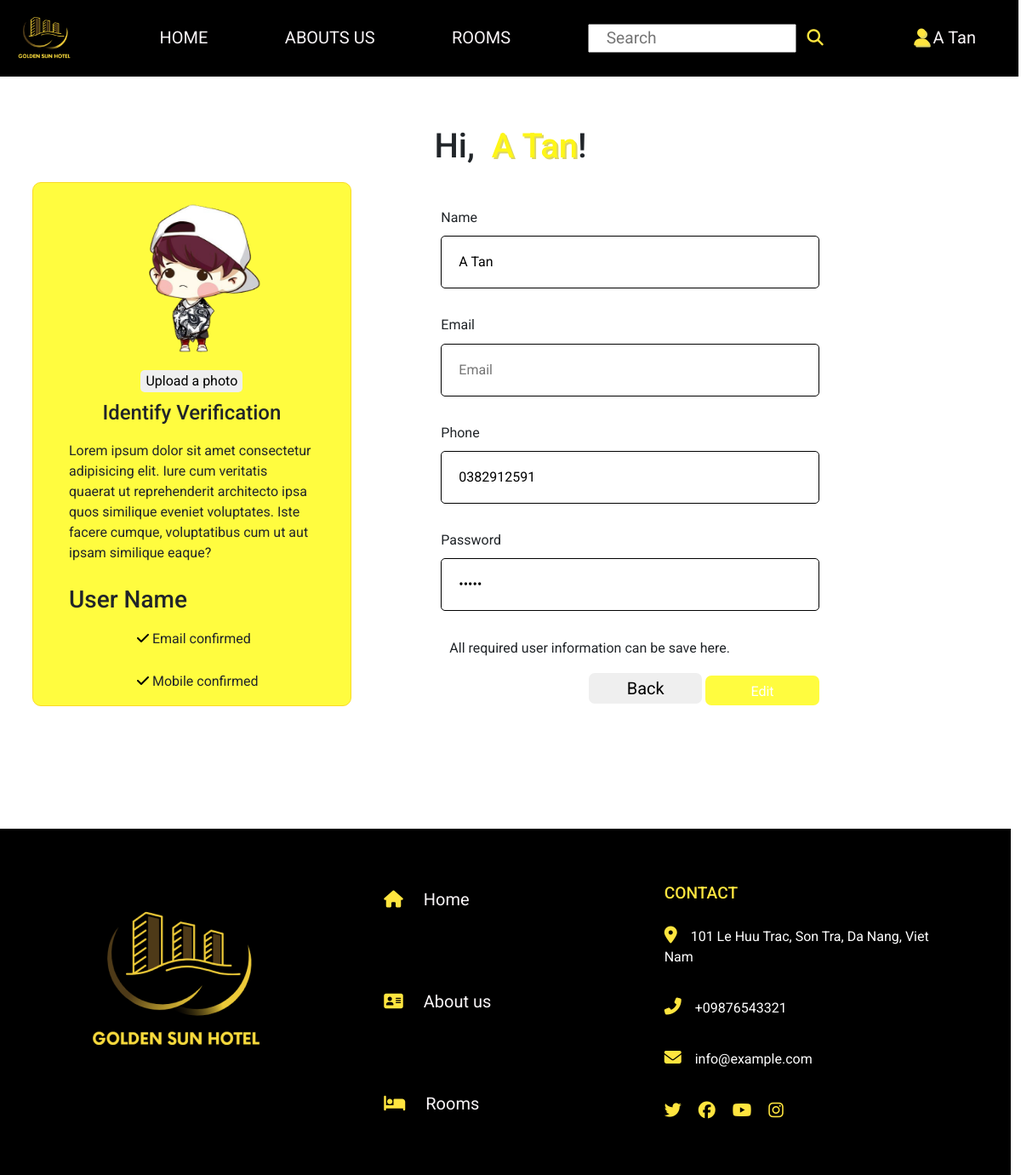
/index.php?controller=users&action=personal_information (signed in), run on the app's committed database.
### tables this page shows
CREATE TABLE `users` (
  `id` int(11) NOT NULL,
  `name` varchar(50) NOT NULL,
  `avatar` varchar(255) DEFAULT NULL,
  `email` varchar(100) NOT NULL,
  `birthday` date NOT NULL,
  `phone` varchar(20) NOT NULL,
  `password` varchar(255) NOT NULL,
  `role` int(11) NOT NULL,
  `status` int(11) NOT NULL,
  `gender` varchar(50) DEFAULT NULL,
  `updated_at` timestamp NOT NULL DEFAULT current_timestamp() ON UPDATE current_timestamp(),
  `created_at` timestamp NOT NULL DEFAULT current_timestamp()
);

### controllers/web/UserController.php (called while the page is built, shortened)
<?php
include_once 'models/UserModel.php';
class UserController
{
    private $model;
    private $libs;
    public function __construct()
    {
        $this->model = new UserModel();
        $this->libs = new LibCommon();
    }
    function handleRequest()
    {
        $action = isset($_GET['action']) ? $_GET['action'] : 'profile';
        if (isset($_SESSION['login']) && $_SESSION['login']['role'] == '2') {
            $userId = $_SESSION['login']['id'];
        } else {
            $userId = Null;
        }
        switch ($action) {
            case 'personal_information':
                $this->getPersonalInformation($userId);
                break;
        }
    }
    private function getPersonalInformation($userId)
    {
        if ($userId) {
            $query = $this->model->getUser($userId);
            $user = $query->fetch_assoc();
            include 'views/web/users/personal_information.view.php';
        } else {
            $this->libs->redirectPage('index.php?controller=auth&action=login');
        }
    }
}

### routes/web.route.php (called while the page is built, shortened)
<?php
include 'controllers/web/UserController.php';
$controller = isset($_GET['controller']) ? $_GET['controller'] : 'index';
$routes = [
    'index' => 'HomeController',
    'about' => 'aboutcontroller',
    'detail' => 'detailcontroller',
    'bookings' => 'bookingcontroller',
    'payments' => 'PaymentController',
    'rooms' => 'RoomController',
    'auth' => 'AuthController',
    'users' => 'UserController'
];
if (array_key_exists($controller, $routes)) {
    $admin = new $routes[$controller];
    $admin->handleRequest();
} else {
    http_response_code(404);
    require 'views/errors/404.php';
    die();
}

### index.php (called while the page is built, shortened)
<?php
require 'routes/web.route.php';

### config/database.php (called while the page is built, shortened)
<?php
class ConnectDB {
    private $server = 'localhost';
    private $username = 'root';
    private $password = '';
    private $database = 'hotel_management';
    protected function connect() {
        $connect = mysqli_connect($this->server,
            $this->username,
            $this->password,
            $this->database);
        mysqli_set_charset($connect,"utf8");
        return $connect;
    }
}
?>

### models/UserModel.php (called while the page is built, shortened)
<?php
include_once 'config/database.php';
class UserModel extends ConnectDB
{
    function getUser($id) {
        $sql = "SELECT * FROM users WHERE id = $id";
        return mysqli_query($this->connect(),$sql);
    }
}
?>

### views/web/users/personal_information.view.php (the view, shortened to what this page needs)
<?php include "./views/web/partials/header.view.php" ?>
<body>
    <form action="" method="POST">
        <div class="contents" style="margin-bottom: 20px;">
            <h1>Hi, <span id="content_profile-username"><?php echo $user['name'] ?></span>!</h1>
            <div class="row content_profile-usernames">
                <div class="col-lg-4 content_profile-usernames-about">
                    <div class="edit-avata-user">
                        <img id="avata-user" src="assets/uploads/users/<?php echo $user['avatar'] ?>" alt="ảnh đại diện">
                    </div>
                    <div class="edit-avata-user">
                        <button id="profile-edit-avata">Upload a photo</button>
                    </div>
                    <h4>Identify Verification</h4>
                    <p style="padding-left: 30px; padding-right:30px;">Lorem ipsum dolor sit amet consectetur adipisicing elit. Iure cum veritatis quaerat ut reprehenderit architecto ipsa quos similique eveniet voluptates. Iste facere cumque, voluptatibus cum ut aut ipsam similique eaque?</p>
                    <h3 id="profile-user-name" style="padding-left: 30px;">User Name</h3>
                    <p style="padding-left: 30px;">
                        <i class="fa-solid fa-check"></i>
                        Email confirmed
                    </p>
                    <p style="padding-left: 30px;">
                        <i class="fa-solid fa-check"></i>
                        Mobile confirmed
                    </p>
                </div>
                <div class="col-lg-1"></div>
                <div class="col-lg-5 content_profile-username-email-password" style="margin-top: 30px;">
                    <label for="">Name</label>
                    <input type="text" class="form-input-profile" name="user-name" id="user_name" style="padding-left: 20px;" placeholder="User name" value="<?php echo $user['name'] ?>" readonly>
                    <label for="">Email</label>
                    <input type="text" class="form-input-profile" name="email" id="email11" style="padding-left: 20px;" placeholder="Email" value="<?php echo $user['email'] ?>" readonly>
                    <label for="">Phone</label>
                    <input type="tel" class="form-input-profile" name="phonenumber" id="user_phonenumber" style="padding-left: 20px;" placeholder="Phonenumber" value="<?php echo $user['phone'] ?>" readonly>
                    <label for="">Password</label>
                    <input type="password" class="form-input-profile" name="password" id="user_password" style="padding-left: 20px;" placeholder="**********" value="<?php echo $user['password'] ?>" readonly>
                    <p>All required user information can be save here.</p>
                    <div class="profile-back-edit">
                        <a href="index.php?controller=users&action=profile"><button id="profile-back">Back</button></a>
                        <button id="profile-edit" class="btn btn-primary" data-bs-toggle="modal" data-bs-target="#exampleModal" data-bs-whatever="@mdo">Edit</button>
                    </div>
                </div>
            </div>
        </div>
        <div id="pp" style="height: 114px;"> </div>
    </form>
</body>
<?php include "./views/web/partials/footer.view.php" ?>

### assets/web/css/header.footer.css.php (style rules this page uses)
body { margin: 0; padding: 0; font-family: 'Roboto', sans-serif; }
a { color: #f9f5f7; font-family: 'Roboto', sans-serif; font-size: 20px; font-style: normal; font-weight: 400; line-height: normal; text-decoration: none; }

### assets/web/css/home.css.php (style rules this page uses)
.row { padding: 10px; margin-top: 20px; }
.fa-solid { margin-left: 80px; color: black; }

### assets/web/css/personal_information.css.php (style rules this page uses)
h4 { text-align: center; }
p { padding-left: 10px; }
span { padding-left: 10px; text-shadow: 2px 2px rgb(221, 213, 101); }
.contents { padding-top: 148px; margin: 0 40px; }
h1, #profile-date { text-align: center; }
h1>span { color: #fef618; }
.content_profile-usernames-about { margin-top: 30px; border: 1px solid #f9da28; display: grid; gap: 10px; justify-content: center; align-items: center; background-color: #fffc3f; border-radius: 10px; }
.edit-avata-user { display: flex; justify-content: center; align-items: center; }
#avata-user { display: flex; justify-content: center; align-items: center; margin-top: 10px; border-radius: 50%; height: 200px; width: 200px; text-align: center; }
#profile-edit-avata { border-radius: 5px; border: rgb(235, 232, 92); }
.content_profile-username-email-password { display: grid; }
.form-input-profile { max-height: 50px; border-radius: 5px; border: 1px solid; padding: 30px 0px; margin-bottom: 30px; }
.profile-back-edit { text-align: end; }
.profile-back-edit button { border: none; padding: 6px; width: 30%; border-radius: 7px; }
#profile-edit { background-color: #fffc3f; padding: 4px; padding-top: 7px; }

### data on the page
users: name "A Tan", avatar (picture), user-name "A Tan", phonenumber "0382912591"

### other printed values
$_SESSION['login']['name'] "A Tan"
